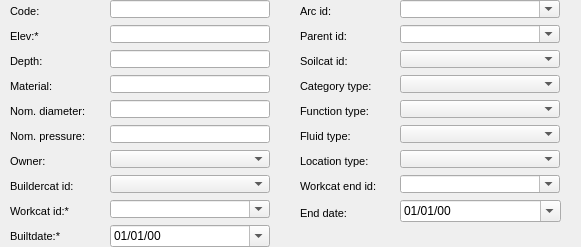
      <widget class="QWidget" name="page_43">
       <property name="geometry">
        <rect>
         <x>0</x>
         <y>0</y>
         <width>581</width>
         <height>247</height>
        </rect>
       </property>
       <attribute name="label">
        <string>Basic information</string>
       </attribute>
       <widget class="QgsDateTimeEdit" name="enddate">
        <property name="geometry">
         <rect>
          <x>400</x>
          <y>200</y>
          <width>161</width>
          <height>22</height>
         </rect>
        </property>
        <property name="displayFormat">
         <string>dd/MM/yy</string>
        </property>
        <property name="calendarPopup">
         <bool>true</bool>
        </property>
        <property name="allowNull" stdset="0">
         <bool>true</bool>
        </property>
       </widget>
       <widget class="QComboBox" name="ownercat_id">
        <property name="geometry">
         <rect>
          <x>110</x>
          <y>150</y>
          <width>160</width>
          <height>18</height>
         </rect>
        </property>
       </widget>
       <widget class="QComboBox" name="workcat_id_end">
        <property name="geometry">
         <rect>
          <x>400</x>
          <y>175</y>
          <width>160</width>
          <height>18</height>
         </rect>
        </property>
        <property name="autoFillBackground">
         <bool>true</bool>
        </property>
        <property name="editable">
         <bool>true</bool>
        </property>
        <property name="maxVisibleItems">
         <number>8</number>
        </property>
        <property name="frame">
         <bool>true</bool>
        </property>
       </widget>
       <widget class="QComboBox" name="buildercat_id">
        <property name="geometry">
         <rect>
          <x>110</x>
          <y>175</y>
          <width>160</width>
          <height>18</height>
         </rect>
        </property>
       </widget>
       <widget class="QComboBox" name="fluid_type">
        <property name="geometry">
         <rect>
          <x>400</x>
          <y>125</y>
          <width>160</width>
          <height>18</height>
         </rect>
        </property>
       </widget>
       <widget class="QgsDateTimeEdit" name="builtdate">
        <property name="geometry">
         <rect>
          <x>110</x>
          <y>225</y>
          <width>160</width>
          <height>22</height>
         </rect>
        </property>
        <property name="displayFormat">
         <string>dd/MM/yy</string>
        </property>
        <property name="calendarPopup">
         <bool>true</bool>
        </property>
        <property name="allowNull" stdset="0">
         <bool>true</bool>
        </property>
       </widget>
       <widget class="QLineEdit" name="cat_pnom">
        <property name="geometry">
         <rect>
          <x>110</x>
          <y>125</y>
          <width>160</width>
          <height>18</height>
         </rect>
        </property>
        <property name="frame">
         <bool>true</bool>
        </property>
       </widget>
       <widget class="QLabel" name="label_cat_matcat_id">
        <property name="geometry">
         <rect>
          <x>10</x>
          <y>75</y>
          <width>101</width>
          <height>22</height>
         </rect>
        </property>
        <property name="font">
         <font>
          <pointsize>8</pointsize>
         </font>
        </property>
        <property name="frameShape">
         <enum>QFrame::NoFrame</enum>
        </property>
        <property name="frameShadow">
         <enum>QFrame::Plain</enum>
        </property>
        <property name="text">
         <string>Material:</string>
        </property>
        <property name="textFormat">
         <enum>Qt::AutoText</enum>
        </property>
        <property name="scaledContents">
         <bool>false</bool>
        </property>
        <property name="alignment">
         <set>Qt::AlignLeading|Qt::AlignLeft|Qt::AlignVCenter</set>
        </property>
        <property name="margin">
         <number>3</number>
        </property>
       </widget>
       <widget class="QLineEdit" name="cat_matcat_id">
        <property name="geometry">
         <rect>
          <x>110</x>
          <y>75</y>
          <width>160</width>
          <height>18</height>
         </rect>
        </property>
        <property name="frame">
         <bool>true</bool>
        </property>
       </widget>
       <widget class="QLineEdit" name="code">
        <property name="geometry">
         <rect>
          <x>110</x>
          <y>0</y>
          <width>160</width>
          <height>18</height>
         </rect>
        </property>
        <property name="frame">
         <bool>true</bool>
        </property>
       </widget>
       <widget class="QComboBox" name="soilcat_id">
        <property name="geometry">
         <rect>
          <x>400</x>
          <y>50</y>
          <width>160</width>
          <height>18</height>
         </rect>
        </property>
       </widget>
       <widget class="QLabel" name="label_cat_pnom">
        <property name="geometry">
         <rect>
          <x>10</x>
          <y>125</y>
          <width>101</width>
          <height>22</height>
         </rect>
        </property>
        <property name="font">
         <font>
          <pointsize>8</pointsize>
         </font>
        </property>
        <property name="frameShape">
         <enum>QFrame::NoFrame</enum>
        </property>
        <property name="frameShadow">
         <enum>QFrame::Plain</enum>
        </property>
        <property name="text">
         <string>Nom. pressure:</string>
        </property>
        <property name="textFormat">
         <enum>Qt::AutoText</enum>
        </property>
        <property name="scaledContents">
         <bool>false</bool>
        </property>
        <property name="alignment">
         <set>Qt::AlignLeading|Qt::AlignLeft|Qt::AlignVCenter</set>
        </property>
        <property name="margin">
         <number>3</number>
        </property>
       </widget>
       <widget class="QLabel" name="label_builtdate">
        <property name="geometry">
         <rect>
          <x>10</x>
          <y>225</y>
          <width>101</width>
          <height>22</height>
         </rect>
        </property>
        <property name="font">
         <font>
          <pointsize>8</pointsize>
         </font>
        </property>
        <property name="frameShape">
         <enum>QFrame::NoFrame</enum>
        </property>
        <property name="frameShadow">
         <enum>QFrame::Plain</enum>
        </property>
        <property name="text">
         <string>Builtdate:*</string>
        </property>
        <property name="textFormat">
         <enum>Qt::AutoText</enum>
        </property>
        <property name="scaledContents">
         <bool>false</bool>
        </property>
        <property name="alignment">
         <set>Qt::AlignLeading|Qt::AlignLeft|Qt::AlignVCenter</set>
        </property>
        <property name="margin">
         <number>3</number>
        </property>
       </widget>
       <widget class="QLabel" name="label_buildercat_id">
        <property name="geometry">
         <rect>
          <x>10</x>
          <y>175</y>
          <width>101</width>
          <height>22</height>
         </rect>
        </property>
        <property name="font">
         <font>
          <pointsize>8</pointsize>
         </font>
        </property>
        <property name="frameShape">
         <enum>QFrame::NoFrame</enum>
        </property>
        <property name="frameShadow">
         <enum>QFrame::Plain</enum>
        </property>
        <property name="text">
         <string>Buildercat id:</string>
        </property>
        <property name="textFormat">
         <enum>Qt::AutoText</enum>
        </property>
        <property name="scaledContents">
         <bool>false</bool>
        </property>
        <property name="alignment">
         <set>Qt::AlignLeading|Qt::AlignLeft|Qt::AlignVCenter</set>
        </property>
        <property name="margin">
         <number>3</number>
        </property>
       </widget>
       <widget class="QComboBox" name="location_type">
        <property name="geometry">
         <rect>
          <x>400</x>
          <y>150</y>
          <width>160</width>
          <height>18</height>
         </rect>
        </property>
       </widget>
       <widget class="QLabel" name="label_soilcat_id">
        <property name="geometry">
         <rect>
          <x>300</x>
          <y>50</y>
          <width>90</width>
          <height>22</height>
         </rect>
        </property>
        <property name="font">
         <font>
          <pointsize>8</pointsize>
         </font>
        </property>
        <property name="frameShape">
         <enum>QFrame::NoFrame</enum>
        </property>
        <property name="frameShadow">
         <enum>QFrame::Plain</enum>
        </property>
        <property name="text">
         <string>Soilcat id:</string>
        </property>
        <property name="textFormat">
         <enum>Qt::AutoText</enum>
        </property>
        <property name="scaledContents">
         <bool>false</bool>
        </property>
        <property name="alignment">
         <set>Qt::AlignLeading|Qt::AlignLeft|Qt::AlignVCenter</set>
        </property>
        <property name="margin">
         <number>3</number>
        </property>
       </widget>
       <widget class="QLabel" name="label_workcat_id">
        <property name="geometry">
         <rect>
          <x>10</x>
          <y>200</y>
          <width>90</width>
          <height>22</height>
         </rect>
        </property>
        <property name="font">
         <font>
          <pointsize>8</pointsize>
         </font>
        </property>
        <property name="frameShape">
         <enum>QFrame::NoFrame</enum>
        </property>
        <property name="frameShadow">
         <enum>QFrame::Plain</enum>
        </property>
        <property name="text">
         <string>Workcat id:*</string>
        </property>
        <property name="textFormat">
         <enum>Qt::AutoText</enum>
        </property>
        <property name="scaledContents">
         <bool>false</bool>
        </property>
        <property name="alignment">
         <set>Qt::AlignLeading|Qt::AlignLeft|Qt::AlignVCenter</set>
        </property>
        <property name="margin">
         <number>3</number>
        </property>
       </widget>
       <widget class="QLabel" name="label_depth">
        <property name="geometry">
         <rect>
          <x>10</x>
          <y>50</y>
          <width>90</width>
          <height>22</height>
         </rect>
        </property>
        <property name="font">
         <font>
          <pointsize>8</pointsize>
          <weight>50</weight>
          <bold>false</bold>
         </font>
        </property>
        <property name="frameShape">
         <enum>QFrame::NoFrame</enum>
        </property>
        <property name="frameShadow">
         <enum>QFrame::Plain</enum>
        </property>
        <property name="text">
         <string>Depth:</string>
        </property>
        <property name="textFormat">
         <enum>Qt::AutoText</enum>
        </property>
        <property name="scaledContents">
         <bool>false</bool>
        </property>
        <property name="alignment">
         <set>Qt::AlignLeading|Qt::AlignLeft|Qt::AlignVCenter</set>
        </property>
        <property name="margin">
         <number>3</number>
        </property>
       </widget>
       <widget class="QComboBox" name="parent_id">
        <property name="geometry">
         <rect>
          <x>400</x>
          <y>25</y>
          <width>160</width>
          <height>18</height>
         </rect>
        </property>
        <property name="autoFillBackground">
         <bool>true</bool>
        </property>
        <property name="editable">
         <bool>true</bool>
        </property>
        <property name="maxVisibleItems">
         <number>8</number>
        </property>
        <property name="frame">
         <bool>true</bool>
        </property>
       </widget>
       <widget class="QComboBox" name="arc_id">
        <property name="geometry">
         <rect>
          <x>400</x>
          <y>0</y>
          <width>160</width>
          <height>18</height>
         </rect>
        </property>
        <property name="autoFillBackground">
         <bool>true</bool>
        </property>
        <property name="editable">
         <bool>true</bool>
        </property>
        <property name="maxVisibleItems">
         <number>8</number>
        </property>
        <property name="frame">
         <bool>true</bool>
        </property>
       </widget>
       <widget class="QLabel" name="label_arc_id">
        <property name="geometry">
         <rect>
          <x>300</x>
          <y>0</y>
          <width>101</width>
          <height>22</height>
         </rect>
        </property>
        <property name="font">
         <font>
          <pointsize>8</pointsize>
         </font>
        </property>
        <property name="frameShape">
         <enum>QFrame::NoFrame</enum>
        </property>
        <property name="frameShadow">
         <enum>QFrame::Plain</enum>
        </property>
        <property name="text">
         <string>Arc id:</string>
        </property>
        <property name="textFormat">
         <enum>Qt::AutoText</enum>
        </property>
        <property name="scaledContents">
         <bool>false</bool>
        </property>
        <property name="alignment">
         <set>Qt::AlignLeading|Qt::AlignLeft|Qt::AlignVCenter</set>
        </property>
        <property name="margin">
         <number>3</number>
        </property>
       </widget>
       <widget class="QLabel" name="label_parent_id">
        <property name="geometry">
         <rect>
          <x>300</x>
          <y>25</y>
          <width>101</width>
          <height>22</height>
         </rect>
        </property>
        <property name="font">
         <font>
          <pointsize>8</pointsize>
         </font>
        </property>
        <property name="frameShape">
         <enum>QFrame::NoFrame</enum>
        </property>
        <property name="frameShadow">
         <enum>QFrame::Plain</enum>
        </property>
        <property name="text">
         <string>Parent id:</string>
        </property>
        <property name="textFormat">
         <enum>Qt::AutoText</enum>
        </property>
        <property name="scaledContents">
         <bool>false</bool>
        </property>
        <property name="alignment">
         <set>Qt::AlignLeading|Qt::AlignLeft|Qt::AlignVCenter</set>
        </property>
        <property name="margin">
         <number>3</number>
        </property>
       </widget>
       <widget class="QLabel" name="label_function_type">
        <property name="geometry">
         <rect>
          <x>300</x>
          <y>100</y>
          <width>90</width>
          <height>22</height>
         </rect>
        </property>
        <property name="font">
         <font>
          <pointsize>8</pointsize>
         </font>
        </property>
        <property name="frameShape">
         <enum>QFrame::NoFrame</enum>
        </property>
        <property name="frameShadow">
         <enum>QFrame::Plain</enum>
        </property>
        <property name="text">
         <string>Function type:</string>
        </property>
        <property name="textFormat">
         <enum>Qt::AutoText</enum>
        </property>
        <property name="scaledContents">
         <bool>false</bool>
        </property>
        <property name="alignment">
         <set>Qt::AlignLeading|Qt::AlignLeft|Qt::AlignVCenter</set>
        </property>
        <property name="margin">
         <number>3</number>
        </property>
       </widget>
       <widget class="QLabel" name="label_elevation">
        <property name="geometry">
         <rect>
          <x>10</x>
          <y>25</y>
          <width>90</width>
          <height>22</height>
         </rect>
        </property>
        <property name="font">
         <font>
          <pointsize>8</pointsize>
          <weight>50</weight>
          <bold>false</bold>
         </font>
        </property>
        <property name="frameShape">
         <enum>QFrame::NoFrame</enum>
        </property>
        <property name="frameShadow">
         <enum>QFrame::Plain</enum>
        </property>
        <property name="text">
         <string>Elev:*</string>
        </property>
        <property name="textFormat">
         <enum>Qt::AutoText</enum>
        </property>
        <property name="scaledContents">
         <bool>false</bool>
        </property>
        <property name="alignment">
         <set>Qt::AlignLeading|Qt::AlignLeft|Qt::AlignVCenter</set>
        </property>
        <property name="margin">
         <number>3</number>
        </property>
       </widget>
       <widget class="QLabel" name="label_owner">
        <property name="geometry">
         <rect>
          <x>10</x>
          <y>150</y>
          <width>90</width>
          <height>22</height>
         </rect>
        </property>
        <property name="font">
         <font>
          <pointsize>8</pointsize>
         </font>
        </property>
        <property name="frameShape">
         <enum>QFrame::NoFrame</enum>
        </property>
        <property name="frameShadow">
         <enum>QFrame::Plain</enum>
        </property>
        <property name="text">
         <string>Owner:</string>
        </property>
        <property name="textFormat">
         <enum>Qt::AutoText</enum>
        </property>
        <property name="scaledContents">
         <bool>false</bool>
        </property>
        <property name="alignment">
         <set>Qt::AlignLeading|Qt::AlignLeft|Qt::AlignVCenter</set>
        </property>
        <property name="margin">
         <number>3</number>
        </property>
       </widget>
       <widget class="QComboBox" name="workcat_id">
        <property name="geometry">
         <rect>
          <x>110</x>
          <y>200</y>
          <width>160</width>
          <height>18</height>
         </rect>
        </property>
        <property name="autoFillBackground">
         <bool>true</bool>
        </property>
        <property name="editable">
         <bool>true</bool>
        </property>
        <property name="maxVisibleItems">
         <number>8</number>
        </property>
        <property name="frame">
         <bool>true</bool>
        </property>
       </widget>
       <widget class="QLabel" name="label_fluid_type">
        <property name="geometry">
         <rect>
          <x>300</x>
          <y>125</y>
          <width>90</width>
          <height>22</height>
         </rect>
        </property>
        <property name="font">
         <font>
          <pointsize>8</pointsize>
         </font>
        </property>
        <property name="frameShape">
         <enum>QFrame::NoFrame</enum>
        </property>
        <property name="frameShadow">
         <enum>QFrame::Plain</enum>
        </property>
        <property name="text">
         <string>Fluid type:</string>
        </property>
        <property name="textFormat">
         <enum>Qt::AutoText</enum>
        </property>
        <property name="scaledContents">
         <bool>false</bool>
        </property>
        <property name="alignment">
         <set>Qt::AlignLeading|Qt::AlignLeft|Qt::AlignVCenter</set>
        </property>
        <property name="margin">
         <number>3</number>
        </property>
       </widget>
       <widget class="QLineEdit" name="elevation">
        <property name="geometry">
         <rect>
          <x>110</x>
          <y>25</y>
          <width>160</width>
          <height>18</height>
         </rect>
        </property>
        <property name="inputMask">
         <string/>
        </property>
        <property name="frame">
         <bool>true</bool>
        </property>
       </widget>
       <widget class="QLineEdit" name="cat_dnom">
        <property name="geometry">
         <rect>
          <x>110</x>
          <y>100</y>
          <width>160</width>
          <height>18</height>
         </rect>
        </property>
        <property name="frame">
         <bool>true</bool>
        </property>
       </widget>
       <widget class="QLabel" name="label_enddate">
        <property name="geometry">
         <rect>
          <x>300</x>
          <y>202</y>
          <width>101</width>
          <height>22</height>
         </rect>
        </property>
        <property name="font">
         <font>
          <pointsize>8</pointsize>
         </font>
        </property>
        <property name="frameShape">
         <enum>QFrame::NoFrame</enum>
        </property>
        <property name="frameShadow">
         <enum>QFrame::Plain</enum>
        </property>
        <property name="text">
         <string>End date:</string>
        </property>
        <property name="textFormat">
         <enum>Qt::AutoText</enum>
        </property>
        <property name="scaledContents">
         <bool>false</bool>
        </property>
        <property name="alignment">
         <set>Qt::AlignLeading|Qt::AlignLeft|Qt::AlignVCenter</set>
        </property>
        <property name="margin">
         <number>3</number>
        </property>
       </widget>
       <widget class="QLineEdit" name="depth">
        <property name="geometry">
         <rect>
          <x>110</x>
          <y>50</y>
          <width>160</width>
          <height>18</height>
         </rect>
        </property>
        <property name="frame">
         <bool>true</bool>
        </property>
       </widget>
       <widget class="QLabel" name="label_cat_dnom">
        <property name="geometry">
         <rect>
          <x>10</x>
          <y>100</y>
          <width>101</width>
          <height>22</height>
         </rect>
        </property>
        <property name="font">
         <font>
          <pointsize>8</pointsize>
         </font>
        </property>
        <property name="frameShape">
         <enum>QFrame::NoFrame</enum>
        </property>
        <property name="frameShadow">
         <enum>QFrame::Plain</enum>
        </property>
        <property name="text">
         <string>Nom. diameter:</string>
        </property>
        <property name="textFormat">
         <enum>Qt::AutoText</enum>
        </property>
        <property name="scaledContents">
         <bool>false</bool>
        </property>
        <property name="alignment">
         <set>Qt::AlignLeading|Qt::AlignLeft|Qt::AlignVCenter</set>
        </property>
        <property name="margin">
         <number>3</number>
        </property>
       </widget>
       <widget class="QLabel" name="label_category_type">
        <property name="geometry">
         <rect>
          <x>300</x>
          <y>75</y>
          <width>90</width>
          <height>22</height>
         </rect>
        </property>
        <property name="font">
         <font>
          <pointsize>8</pointsize>
         </font>
        </property>
        <property name="frameShape">
         <enum>QFrame::NoFrame</enum>
        </property>
        <property name="frameShadow">
         <enum>QFrame::Plain</enum>
        </property>
        <property name="text">
         <string>Category type:</string>
        </property>
        <property name="textFormat">
         <enum>Qt::AutoText</enum>
        </property>
        <property name="scaledContents">
         <bool>false</bool>
        </property>
        <property name="alignment">
         <set>Qt::AlignLeading|Qt::AlignLeft|Qt::AlignVCenter</set>
        </property>
        <property name="margin">
         <number>3</number>
        </property>
       </widget>
       <widget class="QComboBox" name="function_type">
        <property name="geometry">
         <rect>
          <x>400</x>
          <y>100</y>
          <width>160</width>
          <height>18</height>
         </rect>
        </property>
       </widget>
       <widget class="QComboBox" name="category_type">
        <property name="geometry">
         <rect>
          <x>400</x>
          <y>75</y>
          <width>160</width>
          <height>18</height>
         </rect>
        </property>
       </widget>
       <widget class="QLabel" name="label_code">
        <property name="geometry">
         <rect>
          <x>10</x>
          <y>0</y>
          <width>101</width>
          <height>22</height>
         </rect>
        </property>
        <property name="font">
         <font>
          <pointsize>8</pointsize>
         </font>
        </property>
        <property name="frameShape">
         <enum>QFrame::NoFrame</enum>
        </property>
        <property name="frameShadow">
         <enum>QFrame::Plain</enum>
        </property>
        <property name="text">
         <string>Code:</string>
        </property>
        <property name="textFormat">
         <enum>Qt::AutoText</enum>
        </property>
        <property name="scaledContents">
         <bool>false</bool>
        </property>
        <property name="alignment">
         <set>Qt::AlignLeading|Qt::AlignLeft|Qt::AlignVCenter</set>
        </property>
        <property name="margin">
         <number>3</number>
        </property>
       </widget>
       <widget class="QLabel" name="label_location_type">
        <property name="geometry">
         <rect>
          <x>300</x>
          <y>150</y>
          <width>90</width>
          <height>22</height>
         </rect>
        </property>
        <property name="font">
         <font>
          <pointsize>8</pointsize>
         </font>
        </property>
        <property name="frameShape">
         <enum>QFrame::NoFrame</enum>
        </property>
        <property name="frameShadow">
         <enum>QFrame::Plain</enum>
        </property>
        <property name="text">
         <string>Location type:</string>
        </property>
        <property name="textFormat">
         <enum>Qt::AutoText</enum>
        </property>
        <property name="scaledContents">
         <bool>false</bool>
        </property>
        <property name="alignment">
         <set>Qt::AlignLeading|Qt::AlignLeft|Qt::AlignVCenter</set>
        </property>
        <property name="margin">
         <number>3</number>
        </property>
       </widget>
       <widget class="QLabel" name="label_workcat_id_end">
        <property name="geometry">
         <rect>
          <x>300</x>
          <y>175</y>
          <width>101</width>
          <height>22</height>
         </rect>
        </property>
        <property name="font">
         <font>
          <pointsize>8</pointsize>
         </font>
        </property>
        <property name="frameShape">
         <enum>QFrame::NoFrame</enum>
        </property>
        <property name="frameShadow">
         <enum>QFrame::Plain</enum>
        </property>
        <property name="text">
         <string>Workcat end id:</string>
        </property>
        <property name="textFormat">
         <enum>Qt::AutoText</enum>
        </property>
        <property name="scaledContents">
         <bool>false</bool>
        </property>
        <property name="alignment">
         <set>Qt::AlignLeading|Qt::AlignLeft|Qt::AlignVCenter</set>
        </property>
        <property name="margin">
         <number>3</number>
        </property>
       </widget>
      </widget>
